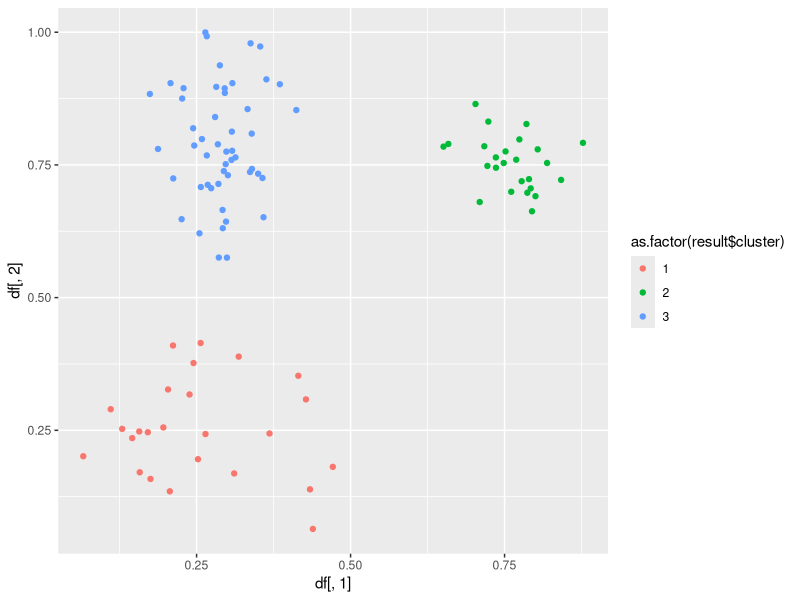

Source code (R):
library(dplyr)
library(magrittr)
library(ggplot2)

dis <- function(df, center){
    result <- matrix(0, nrow(df), nrow(center))
    for (i in 1:nrow(df)) {
        result[i, ] <- apply(center, 1, function(x){
            sqrt(sum((df[i, ] - x) ^ 2))
        })
    }
    colnames(result) <- 1:nrow(center)
    return(result)
}

centerNew <- function(df_with_cat){
    cat_col <- df_with_cat[, ncol(df_with_cat)]
    cat_unique <- unique(cat_col)
    n_col <- ncol(df_with_cat)
    
    result <- matrix(NA, length(cat_unique), n_col - 1)
    
    for (i in 1:nrow(result)) {
        result[i, ] <- tryCatch(
            {colMeans(df_with_cat[cat_col == cat_unique[i], -n_col])}, 
            error = function(e){
                return(df_with_cat[cat_col == cat_unique[i], -n_col])
            }
        ) 
    }
    return(result)
}

km <- function(df, k, thr = 0.95, n = 1000){
    result <- list()
    N <- 0
    n_row <- dim(df)[1]
    n_col <- dim(df)[2]
    
    limit_max <- max(df)
    limit_min <- min(df)
    
    category <- runif(k * n_col, limit_min, limit_max) %>% 
        matrix(nrow = k, ncol = n_col) %>% 
        dis(df, .) %>% 
        apply(1, which.min)
    
    while (TRUE) {
        category_temp <- df %>% 
            cbind(category) %>% 
            centerNew() %>% 
            dis(df, .) %>% 
            apply(1, which.min)
        N <- N + 1
        
        if (mean(category == category_temp) > thr | N > n) {
            break
        } else {
            category <- category_temp
        }
    }
    result[['cluster']] <- category
    result[['center']] <- centerNew(cbind(df, category))
    result[['n']] <- N
    return(result)
}

df1 <- matrix(rnorm(50, 0.25, 0.1), 25, 2)
df2 <- matrix(rnorm(50, 0.75, 0.05), 25, 2)
df3_x <- rnorm(50, 0.3, 0.05)
df3_y <- rnorm(50, 0.8, 0.1)
df3 <- cbind(df3_x, df3_y)
df <- rbind(df1, df2, df3)
result <- km(df, k = 3)
qplot(df[, 1], df[, 2], color = as.factor(result$cluster))













